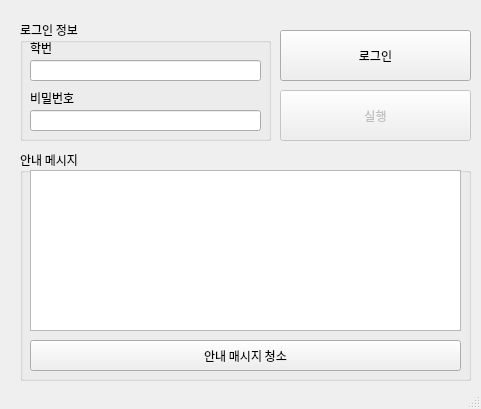
<?xml version="1.0" encoding="UTF-8"?>
<ui version="4.0">
 <class>MainWindow</class>
 <widget class="QMainWindow" name="MainWindow">
  <property name="geometry">
   <rect>
    <x>0</x>
    <y>0</y>
    <width>481</width>
    <height>409</height>
   </rect>
  </property>
  <property name="font">
   <font>
    <family>맑은 고딕</family>
    <weight>50</weight>
    <bold>false</bold>
   </font>
  </property>
  <property name="windowTitle">
   <string>GradeAutoChecker</string>
  </property>
  <property name="windowIcon">
   <iconset>
    <normaloff>logo/logo.ico</normaloff>logo/logo.ico</iconset>
  </property>
  <widget class="QWidget" name="centralwidget">
   <widget class="QGroupBox" name="groupBox_login">
    <property name="enabled">
     <bool>true</bool>
    </property>
    <property name="geometry">
     <rect>
      <x>20</x>
      <y>20</y>
      <width>251</width>
      <height>121</height>
     </rect>
    </property>
    <property name="title">
     <string>로그인 정보</string>
    </property>
    <widget class="QLineEdit" name="input_ID">
     <property name="geometry">
      <rect>
       <x>10</x>
       <y>40</y>
       <width>231</width>
       <height>21</height>
      </rect>
     </property>
     <property name="text">
      <string/>
     </property>
    </widget>
    <widget class="QLabel" name="label">
     <property name="geometry">
      <rect>
       <x>10</x>
       <y>20</y>
       <width>64</width>
       <height>16</height>
      </rect>
     </property>
     <property name="text">
      <string>학번</string>
     </property>
    </widget>
    <widget class="QLineEdit" name="input_PW">
     <property name="geometry">
      <rect>
       <x>10</x>
       <y>90</y>
       <width>231</width>
       <height>21</height>
      </rect>
     </property>
     <property name="text">
      <string/>
     </property>
     <property name="echoMode">
      <enum>QLineEdit::Password</enum>
     </property>
    </widget>
    <widget class="QLabel" name="label_2">
     <property name="geometry">
      <rect>
       <x>10</x>
       <y>70</y>
       <width>64</width>
       <height>15</height>
      </rect>
     </property>
     <property name="text">
      <string>비밀번호</string>
     </property>
    </widget>
   </widget>
   <widget class="QGroupBox" name="groupBox_2">
    <property name="geometry">
     <rect>
      <x>20</x>
      <y>150</y>
      <width>451</width>
      <height>231</height>
     </rect>
    </property>
    <property name="title">
     <string>안내 메시지</string>
    </property>
    <widget class="QTextBrowser" name="textbox_Log">
     <property name="geometry">
      <rect>
       <x>10</x>
       <y>20</y>
       <width>431</width>
       <height>161</height>
      </rect>
     </property>
     <property name="sizeAdjustPolicy">
      <enum>QAbstractScrollArea::AdjustIgnored</enum>
     </property>
    </widget>
    <widget class="QPushButton" name="Button_clearLog">
     <property name="geometry">
      <rect>
       <x>10</x>
       <y>190</y>
       <width>431</width>
       <height>31</height>
      </rect>
     </property>
     <property name="text">
      <string>안내 매시지 청소</string>
     </property>
    </widget>
   </widget>
   <widget class="QPushButton" name="Button_Start">
    <property name="enabled">
     <bool>false</bool>
    </property>
    <property name="geometry">
     <rect>
      <x>280</x>
      <y>90</y>
      <width>191</width>
      <height>51</height>
     </rect>
    </property>
    <property name="font">
     <font>
      <family>맑은 고딕</family>
      <pointsize>9</pointsize>
      <weight>50</weight>
      <bold>false</bold>
     </font>
    </property>
    <property name="text">
     <string>실행</string>
    </property>
   </widget>
   <widget class="QPushButton" name="Button_Login">
    <property name="geometry">
     <rect>
      <x>280</x>
      <y>30</y>
      <width>191</width>
      <height>51</height>
     </rect>
    </property>
    <property name="text">
     <string>로그인</string>
    </property>
   </widget>
  </widget>
  <widget class="QStatusBar" name="statusbar"/>
 </widget>
 <resources/>
 <connections/>
 <slots>
  <slot>slot_login()</slot>
 </slots>
</ui>
